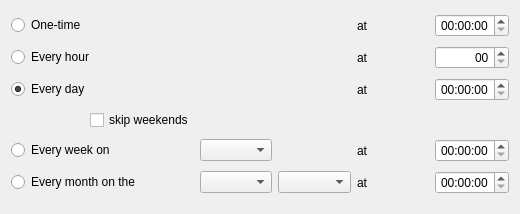
<?xml version="1.0" encoding="UTF-8"?>
<ui version="4.0">
 <class>CronWidget</class>
 <widget class="QWidget" name="CronWidget">
  <property name="geometry">
   <rect>
    <x>0</x>
    <y>0</y>
    <width>520</width>
    <height>214</height>
   </rect>
  </property>
  <property name="sizePolicy">
   <sizepolicy hsizetype="Minimum" vsizetype="Minimum">
    <horstretch>0</horstretch>
    <verstretch>0</verstretch>
   </sizepolicy>
  </property>
  <property name="windowTitle">
   <string>Form</string>
  </property>
  <layout class="QGridLayout" name="gridLayout">
   <item row="6" column="5">
    <widget class="QTimeEdit" name="timeWeek">
     <property name="alignment">
      <set>Qt::AlignRight|Qt::AlignTrailing|Qt::AlignVCenter</set>
     </property>
    </widget>
   </item>
   <item row="1" column="4">
    <widget class="QLabel" name="labelAtEveryHour">
     <property name="text">
      <string>at</string>
     </property>
    </widget>
   </item>
   <item row="2" column="4">
    <widget class="QLabel" name="label">
     <property name="text">
      <string>at</string>
     </property>
    </widget>
   </item>
   <item row="7" column="0" colspan="2">
    <widget class="QRadioButton" name="everyMonth">
     <property name="text">
      <string>Every month on the</string>
     </property>
    </widget>
   </item>
   <item row="7" column="5">
    <widget class="QTimeEdit" name="timeMonth">
     <property name="alignment">
      <set>Qt::AlignRight|Qt::AlignTrailing|Qt::AlignVCenter</set>
     </property>
    </widget>
   </item>
   <item row="1" column="5">
    <widget class="QTimeEdit" name="timeHour">
     <property name="alignment">
      <set>Qt::AlignRight|Qt::AlignTrailing|Qt::AlignVCenter</set>
     </property>
     <property name="displayFormat">
      <string>mm</string>
     </property>
    </widget>
   </item>
   <item row="6" column="2">
    <widget class="QComboBox" name="weekDay"/>
   </item>
   <item row="4" column="0">
    <spacer name="horizontalSpacer">
     <property name="orientation">
      <enum>Qt::Horizontal</enum>
     </property>
     <property name="sizeType">
      <enum>QSizePolicy::Minimum</enum>
     </property>
     <property name="sizeHint" stdset="0">
      <size>
       <width>10</width>
       <height>20</height>
      </size>
     </property>
    </spacer>
   </item>
   <item row="6" column="4">
    <widget class="QLabel" name="label_2">
     <property name="text">
      <string>at</string>
     </property>
    </widget>
   </item>
   <item row="4" column="1">
    <widget class="QCheckBox" name="skipWeekEnd">
     <property name="text">
      <string>skip weekends</string>
     </property>
    </widget>
   </item>
   <item row="7" column="2">
    <widget class="QComboBox" name="monthQualifier"/>
   </item>
   <item row="2" column="5">
    <widget class="QTimeEdit" name="timeDay">
     <property name="alignment">
      <set>Qt::AlignRight|Qt::AlignTrailing|Qt::AlignVCenter</set>
     </property>
    </widget>
   </item>
   <item row="2" column="0" colspan="3">
    <widget class="QRadioButton" name="everyDay">
     <property name="text">
      <string>Every day</string>
     </property>
     <property name="checked">
      <bool>true</bool>
     </property>
    </widget>
   </item>
   <item row="7" column="4">
    <widget class="QLabel" name="label_3">
     <property name="text">
      <string>at</string>
     </property>
    </widget>
   </item>
   <item row="7" column="3">
    <widget class="QComboBox" name="monthDay"/>
   </item>
   <item row="1" column="0" colspan="3">
    <widget class="QRadioButton" name="everyHour">
     <property name="text">
      <string>Every hour</string>
     </property>
    </widget>
   </item>
   <item row="6" column="0" colspan="2">
    <widget class="QRadioButton" name="everyWeek">
     <property name="text">
      <string>Every week on</string>
     </property>
    </widget>
   </item>
   <item row="0" column="0" colspan="3">
    <widget class="QRadioButton" name="oneTimeShot">
     <property name="text">
      <string>One-time</string>
     </property>
    </widget>
   </item>
   <item row="0" column="4">
    <widget class="QLabel" name="labelOneTimeShot">
     <property name="text">
      <string>at</string>
     </property>
    </widget>
   </item>
   <item row="0" column="5">
    <widget class="QTimeEdit" name="timeOneShot">
     <property name="alignment">
      <set>Qt::AlignRight|Qt::AlignTrailing|Qt::AlignVCenter</set>
     </property>
    </widget>
   </item>
  </layout>
 </widget>
 <tabstops>
  <tabstop>oneTimeShot</tabstop>
  <tabstop>timeOneShot</tabstop>
  <tabstop>everyHour</tabstop>
  <tabstop>timeHour</tabstop>
  <tabstop>everyDay</tabstop>
  <tabstop>timeDay</tabstop>
  <tabstop>skipWeekEnd</tabstop>
  <tabstop>everyWeek</tabstop>
  <tabstop>weekDay</tabstop>
  <tabstop>timeWeek</tabstop>
  <tabstop>everyMonth</tabstop>
  <tabstop>monthQualifier</tabstop>
  <tabstop>monthDay</tabstop>
  <tabstop>timeMonth</tabstop>
 </tabstops>
 <resources/>
 <connections/>
</ui>
